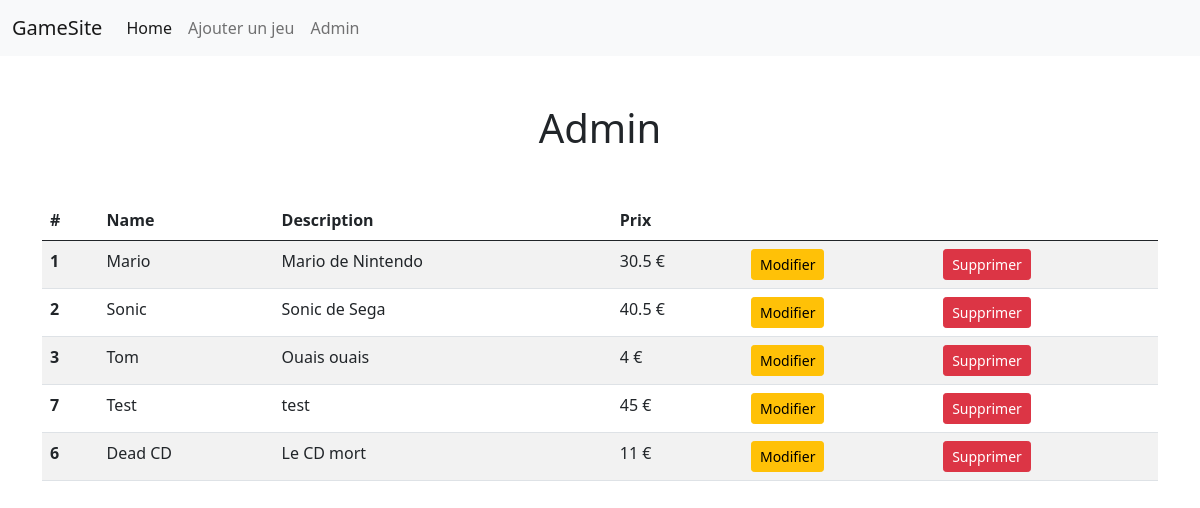
The app's page /admin.php, older data.
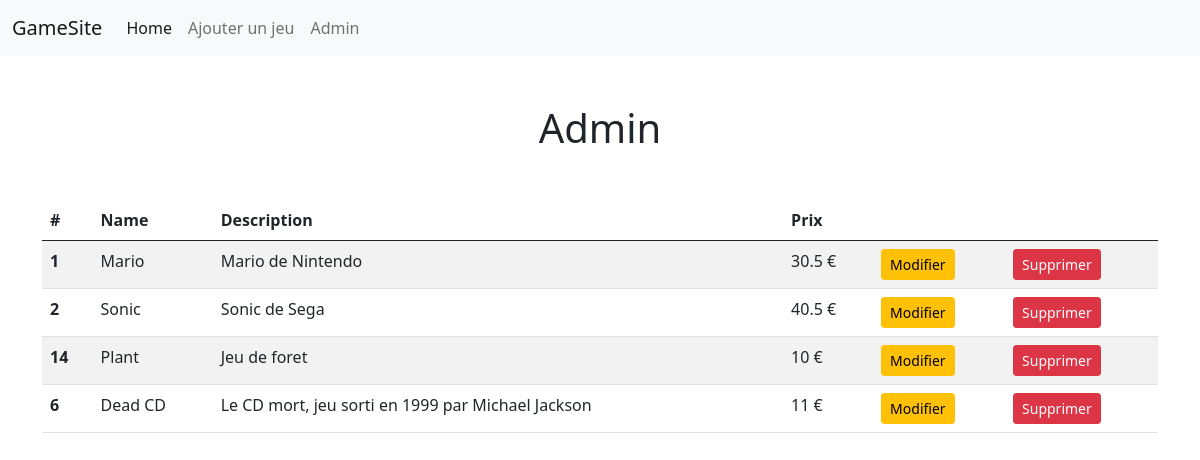
The same page, newer data.
### tables this page shows
CREATE TABLE `game` (
  `Id` int(11) NOT NULL,
  `Name` varchar(255) NOT NULL,
  `Description` varchar(255) DEFAULT NULL,
  `Price` float DEFAULT NULL,
  `Image` varchar(255) DEFAULT NULL
);

### function.lib.php (called while the page is built, shortened)
<?php
function getAll() {
  $connection = dbConnection();
    $sql = "select * from game";
    $query = $connection->prepare($sql);
    $query->execute();
    $res = $query->fetchAll();
    return $res;
}

### admin.php (the view, shortened to what this page needs)
<?php
    require('function.lib.php');
?>
<!DOCTYPE html>
<html lang="en">
<head>
    <link href="https://cdn.jsdelivr.net/npm/bootstrap@5.0.2/dist/css/bootstrap.min.css" rel="stylesheet">
</head>
<body>
    <?php
        require('navbar.php');
    ?>
    <h1 class="text-center my-5">Admin</h1>
    <div class="container">
        <div class="row">
            <div class="col">
                <table class="table table-striped">
                    <thead>
                        <tr>
                        <th scope="col">#</th>
                        <th scope="col">Name</th>
                        <th scope="col">Description</th>
                        <th scope="col">Prix</th>
                        <th></th>
                        <th></th>
                        </tr>
                    </thead>
                    <tbody>
                        <?php
                        $jeux = getAll();
                        foreach ($jeux as $jeu) {
                            $jeu = (object)$jeu;
                            print "<tr>
                            <th scope='row'>$jeu->Id</th>
                            <td>$jeu->Name</td>
                            <td>$jeu->Description</td>
                            <td>$jeu->Price €</td>
                            <td><a href='update.php?gameid=$jeu->Id' class='btn btn-sm btn-warning'>Modifier</a></td>
                            <td><a href='admin.php?action=delete&gameid=$jeu->Id' class='btn btn-sm btn-danger'>Supprimer</a></td>
                            </tr>";
                        }
                        ?>
                    </tbody>
                </table>
            </div>
        </div>
    </div>
</body>
</html>

### navbar.php (shortened to what this page needs)
<nav class="navbar navbar-expand-lg navbar-light bg-light">
        <div class="container-fluid">
            <a class="navbar-brand" href="index.php">GameSite</a>
            <div class="collapse navbar-collapse" id="navbarNav">
            <ul class="navbar-nav">
                <li class="nav-item">
                <a class="nav-link active" aria-current="page" href="index.php">Home</a>
                </li>
                <li class="nav-item">
                <a class="nav-link" href="add.php">Ajouter un jeu</a>
                </li>
            </ul>
            <ul class="navbar-nav">
                <li class="nav-item">
                    <a href="admin.php" class="nav-link">Admin</a>
                </li>
            </ul>
            </div>
        </div>
    </nav>

Row changes from the older to the newer data that the page shows:
removed game: Id "3", Name "Tom", Description "Ouais ouais", Price "4"
removed game: Id "7", Name "Test", Description "test", Price "45"
added game: Id "14", Name "Plant", Description "Jeu de foret", Price "10"
changed game "Dead CD": Description "Le CD mort" → "Le CD mort, jeu sorti en 1999 par Michael Jackson"
